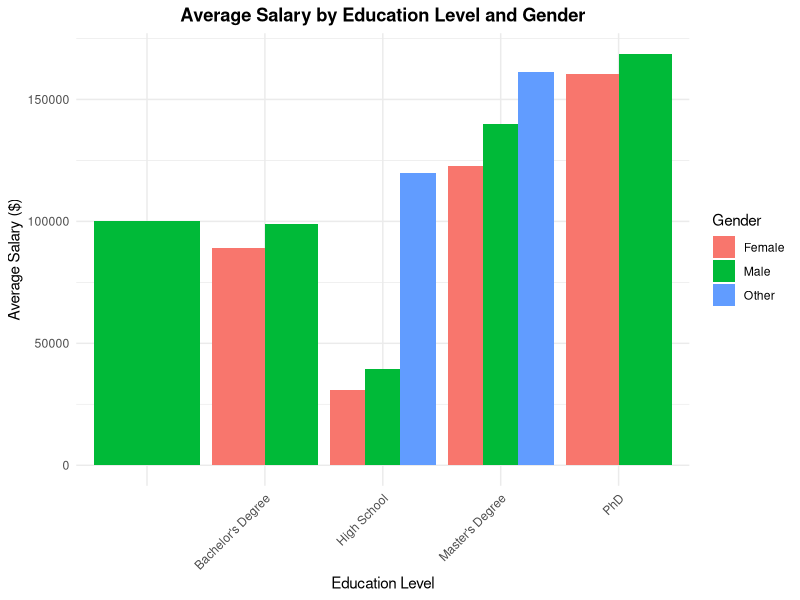
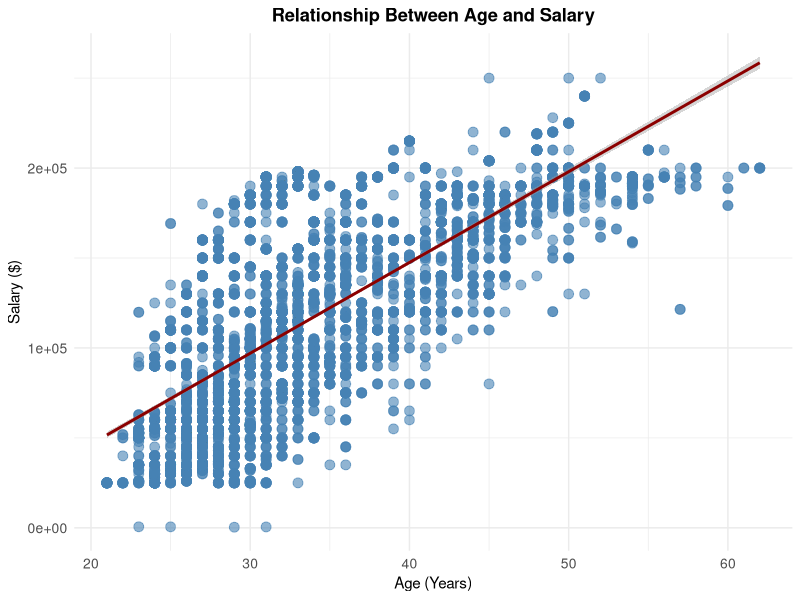

Recreate these plots in R, in order.
## ---- chunk 1
knitr::opts_chunk$set(echo = TRUE)
## ---- chunk 2
1 + 1
## ---- chunk 3
library(dplyr)
library(ggplot2)
Salary_Data <- read.csv("Salary_Data.csv", check.names = FALSE)

head(Salary_Data)
## ---- chunk 4

summary_salary <- Salary_Data %>%
group_by(`Education Level`, Gender) %>%
summarize(
  mean_salary   = round(mean(Salary, na.rm = TRUE), 2),
  median_salary = round(median(Salary, na.rm = TRUE), 2),
  sd_salary     = round(sd(Salary, na.rm = TRUE), 2),
  min_salary    = min(Salary, na.rm = TRUE),
  max_salary    = max(Salary, na.rm = TRUE),
  n             = n(),
  .groups = "drop"
)
summary_salary
## ---- chunk 5
cat("This table summarizes the average, median, and range of salaries by education level and gender.")
cat("\nThere are", nrow(summary_salary), "Individual education level and gender combinations in the data set")

summary(summary_salary$mean_salary)
## ---- chunk 6

plot_data <- summary_salary %>%
filter(!is.na(mean_salary))

ggplot(plot_data, aes(x = `Education Level`, y = mean_salary, fill = Gender)) +
  geom_col(position = "dodge") +
  labs(
 title = "Average Salary by Education Level and Gender",
    x = "Education Level",
    y = "Average Salary ($)"
  ) +
  theme_minimal() +
  theme(
  plot.title = element_text(hjust = 0.5, face = "bold"),  
 axis.text.x = element_text(angle = 45, hjust = 1)
  )
## ---- chunk 7
age_salary <- Salary_Data %>%
  filter(!is.na(Age), !is.na(Salary), !is.infinite(Salary))
ggplot(age_salary, aes(x = Age, y = Salary)) +
geom_point(color = "steelblue", size = 3, alpha = 0.6) +
geom_smooth(method = "lm", se = TRUE, color = "darkred") +
labs(
    title = "Relationship Between Age and Salary",
    x = "Age (Years)",
    y = "Salary ($)"
  ) +
  theme_minimal() +
  theme(
    plot.title = element_text(hjust = 0.5, face = "bold"),
    axis.text = element_text(size = 10)
  )
